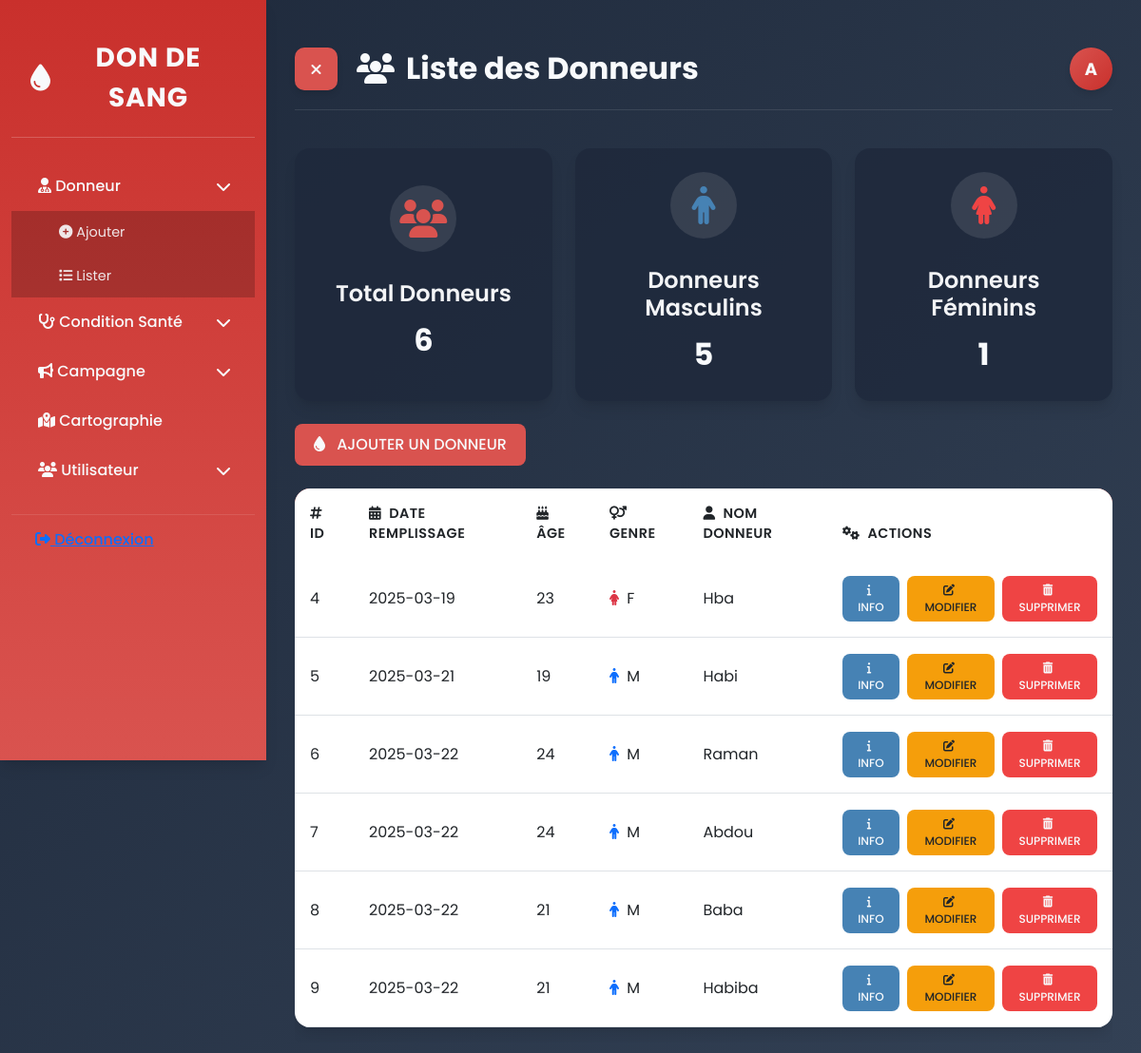
Page /index.php?action=lister_donneurs (signed in) on the committed database.
### tables this page shows
CREATE TABLE `donneurs` (
  `ID` int NOT NULL AUTO_INCREMENT,
  `Date_Remplissage` date NOT NULL,
  `Date_Naissance` date NOT NULL,
  `Niveau_Etude` varchar(50) DEFAULT NULL,
  `Genre` varchar(10) NOT NULL,
  `Taille` float DEFAULT NULL,
  `Poids` float DEFAULT NULL,
  `Situation_Matrimoniale` varchar(20) DEFAULT NULL,
  `Profession` varchar(50) DEFAULT NULL,
  `Arrondissement_Residence` varchar(50) DEFAULT NULL,
  `Quartier_Residence` varchar(50) DEFAULT NULL,
  `Age` int DEFAULT NULL,
  `nom` varchar(60) DEFAULT NULL,
  PRIMARY KEY (`ID`)
);

### controllers/DonneurController.php (called while the page is built, shortened)
<?php
require_once '../classes/Donneur.php';
class DonneurController {
    private $donneur;
    public function __construct() {
        $this->donneur = new Donneur();
    }
    public function listerDonneurs() {
        $donneurs = $this->donneur->lireTous();
        require_once '../views/donneurs/liste.php';
    }
}
?>

### config/Database.php (called while the page is built, shortened)
<?php
class Database {
    private $host = "localhost";
    private $dbname = "gestion_donneurs";
    private $username = "root";
    private $password = "Keyce-2024";
    private $pdo;
    public function connect() {
        if ($this->pdo === null) {
            try {
                $this->pdo = new PDO(
                    "mysql:host={$this->host};dbname={$this->dbname};charset=utf8",
                    $this->username,
                    $this->password
                );
                $this->pdo->setAttribute(PDO::ATTR_ERRMODE, PDO::ERRMODE_EXCEPTION);
                $this->pdo->setAttribute(PDO::ATTR_DEFAULT_FETCH_MODE, PDO::FETCH_ASSOC);
            } catch (PDOException $e) {
                die("Erreur de connexion à la base de données : " . $e->getMessage());
            }
        }
        return $this->pdo;
    }
}
?>

### classes/Donneur.php (called while the page is built, shortened)
<?php
require_once '../config/Database.php';
class Donneur {
    private $db;
    public function __construct() {
        $this->db = (new Database())->connect();
    }
    public function lireTous() {
        $query = "SELECT * FROM Donneurs";
        $stmt = $this->db->prepare($query);
        $stmt->execute();
        return $stmt->fetchAll(PDO::FETCH_ASSOC);
    }
}
?>

### views/donneurs/liste.php (the view, shortened to what this page needs)
<?php
$totalDonneurs = count($donneurs);
$donneursMasculins = count(array_filter($donneurs, fn($donneur) => $donneur['Genre'] === 'M'));
$donneursFeminins = count(array_filter($donneurs, fn($donneur) => $donneur['Genre'] === 'F'));
$roleLetter = '';
switch ($_SESSION['utilisateur_role'] ?? 'inconnu') {
    case 'admin':
        $roleLetter = 'A';
        break;
}
?>
<!DOCTYPE html>
<html lang="fr">
<head>
    <link rel="stylesheet" href="https://cdnjs.cloudflare.com/ajax/libs/bootstrap/5.3.0/css/bootstrap.min.css">
    <link rel="stylesheet" href="https://cdnjs.cloudflare.com/ajax/libs/font-awesome/6.4.0/css/all.min.css">
</head>
<body>
    <div class="container-fluid">
        <div class="row">
            <div class="sidebar" id="sidebar">
                <div class="sidebar-header">
                    <div class="sidebar-logo">
                        <i class="fas fa-tint"></i> Don de Sang
                    </div>
                </div>
                <div class="sidebar-menu">
                    <div class="menu-item" id="menuDonneur">
                        <div><i class="fas fa-user-md"></i> Donneur</div>
                        <i class="fas fa-chevron-down"></i>
                    </div>
                    <div class="sub-menu" id="subMenuDonneur">
                        <div class="sub-menu-item"><a href="index.php?action=ajouter_donneur"><i class="fas fa-plus-circle"></i> Ajouter</a></div>
                        <div class="sub-menu-item"><a href="index.php?action=lister_donneurs"><i class="fas fa-list"></i> Lister</a></div>
                    </div>
                    <div class="menu-item" id="menuConditionSanter">
                        <div><i class="fas fa-stethoscope"></i> Condition Santé</div>
                        <i class="fas fa-chevron-down"></i>
                    </div>
                    <div class="menu-item" id="menuCampagne">
                        <div><i class="fas fa-bullhorn"></i> Campagne</div>
                        <i class="fas fa-chevron-down"></i>
                    </div>
                    <div class="menu-item" id="menuCartographie">
                        <div>
                            <a href="index.php?action=cartographie_donneurs" style="color: var(--white); text-decoration: none;">
                                <i class="fas fa-map-marked-alt"></i> Cartographie
                            </a>
                        </div>
                    </div>
                    <?php if (isset($_SESSION['utilisateur_role']) && $_SESSION['utilisateur_role'] === 'admin'): ?>
                        <div class="menu-item" id="menuUtilisateur">
                            <div><i class="fas fa-users"></i> Utilisateur</div>
                            <i class="fas fa-chevron-down"></i>
                        </div>
                    <?php endif; ?>
                    <div class="logout-item">
                        <a href="index.php?action=deconnecter"><i class="fas fa-sign-out-alt"></i> Déconnexion</a>
                    </div>
                </div>
            </div>
            <div class="main-content" id="mainContent">
                <div class="page-header">
                    <div style="display: flex; align-items: center;">
                        <button id="sidebarToggle" aria-label="Toggle Sidebar">
                            <i class="fas fa-bars"></i>
                        </button>
                        <h1><i class="fas fa-users"></i> Liste des Donneurs</h1>
                    </div>
                    <div class="user-circle" data-bs-toggle="modal" data-bs-target="#userInfoModal">
                        <?php echo $roleLetter; ?>
                    </div>
                </div>
                <div class="row mb-4">
                    <div class="col-md-4 mb-4 mb-md-0">
                        <div class="stats-card">
                            <i class="fas fa-users" style="color: var(--primary);"></i>
                            <h3>Total Donneurs</h3>
                            <p><?php echo $totalDonneurs; ?></p>
                        </div>
                    </div>
                    <div class="col-md-4 mb-4 mb-md-0">
                        <div class="stats-card">
                            <i class="fas fa-male" style="color: var(--accent-blue);"></i>
                            <h3>Donneurs Masculins</h3>
                            <p><?php echo $donneursMasculins; ?></p>
                        </div>
                    </div>
                    <div class="col-md-4">
                        <div class="stats-card">
                            <i class="fas fa-female" style="color: var(--danger-red);"></i>
                            <h3>Donneurs Féminins</h3>
                            <p><?php echo $donneursFeminins; ?></p>
                        </div>
                    </div>
                </div>
                <a href="index.php?action=ajouter_donneur" class="btn btn-primary mb-4">
                    <i class="fas fa-tint me-2"></i> Ajouter un donneur
                </a>
                <div class="table-responsive">
                    <table class="table custom-table">
                        <thead>
                            <tr>
                                <th><i class="fas fa-hashtag me-1"></i> ID</th>
                                <th><i class="fas fa-calendar-alt me-1"></i> Date Remplissage</th>
                                <th><i class="fas fa-birthday-cake me-1"></i> Âge</th>
                                <th><i class="fas fa-venus-mars me-1"></i> Genre</th>
                                <th><i class="fas fa-user me-1"></i> Nom Donneur</th>
                                <th><i class="fas fa-cogs me-1"></i> Actions</th>
                            </tr>
                        </thead>
                        <tbody>
                            <?php foreach ($donneurs as $donneur): ?>
                                <tr>
                                    <td><?php echo $donneur['ID']; ?></td>
                                    <td><?php echo $donneur['Date_Remplissage']; ?></td>
                                    <td><?php echo $donneur['Age']; ?></td>
                                    <td>
                                        <?php if($donneur['Genre'] == 'M'): ?>
                                            <i class="fas fa-male text-primary me-1"></i>
                                        <?php else: ?>
                                            <i class="fas fa-female text-danger me-1"></i>
                                        <?php endif; ?>
                                        <?php echo $donneur['Genre']; ?>
                                    </td>
                                    <td><?php echo $donneur['nom']; ?></td>
                                    <td>
                                        <div class="d-flex gap-2">
                                            <a href="index.php?action=info_donneur&id=<?php echo $donneur['ID']; ?>" class="btn btn-info">
                                                <i class="fas fa-info me-1"></i> Info
                                            </a>
                                            <a href="index.php?action=modifier_donneur&id=<?php echo $donneur['ID']; ?>" class="btn btn-warning">
                                                <i class="fas fa-edit me-1"></i> Modifier
                                            </a>
                                            <button onclick="confirmDelete(<?php echo $donneur['ID']; ?>)" class="btn btn-danger">
                                                <i class="fas fa-trash-alt me-1"></i> Supprimer
                                            </button>
                                        </div>
                                    </td>
                                </tr>
                            <?php endforeach; ?>
                        </tbody>
                    </table>
                </div>
            </div>
        </div>
    </div>
</body>
</html>

### public/index.php (shortened to what this page needs)
<?php
require_once '../controllers/DonneurController.php';
$donneurController = new DonneurController();
$action = $_GET['action'] ?? 'login';
switch ($action) {
    case 'lister_donneurs':
        $donneurController->listerDonneurs();
        break;
}
?>

### rows in the picture
donneurs: ID "4", Date_Remplissage "2025-03-19", Age "23", Genre "F", nom "Hba"
donneurs: ID "5", Date_Remplissage "2025-03-21", Age "19", Genre "M", nom "Habi"
donneurs: ID "6", Date_Remplissage "2025-03-22", Age "24", Genre "M", nom "Raman"
donneurs: ID "7", Date_Remplissage "2025-03-22", Age "24", Genre "M", nom "Abdou"
donneurs: ID "8", Date_Remplissage "2025-03-22", Age "21", Genre "M", nom "Baba"
donneurs: ID "9", Date_Remplissage "2025-03-22", Age "21", Genre "M", nom "Habiba"

### other values in the picture
$roleLetter "A"
$totalDonneurs "6"
$donneursMasculins "5"
$donneursFeminins "1"
